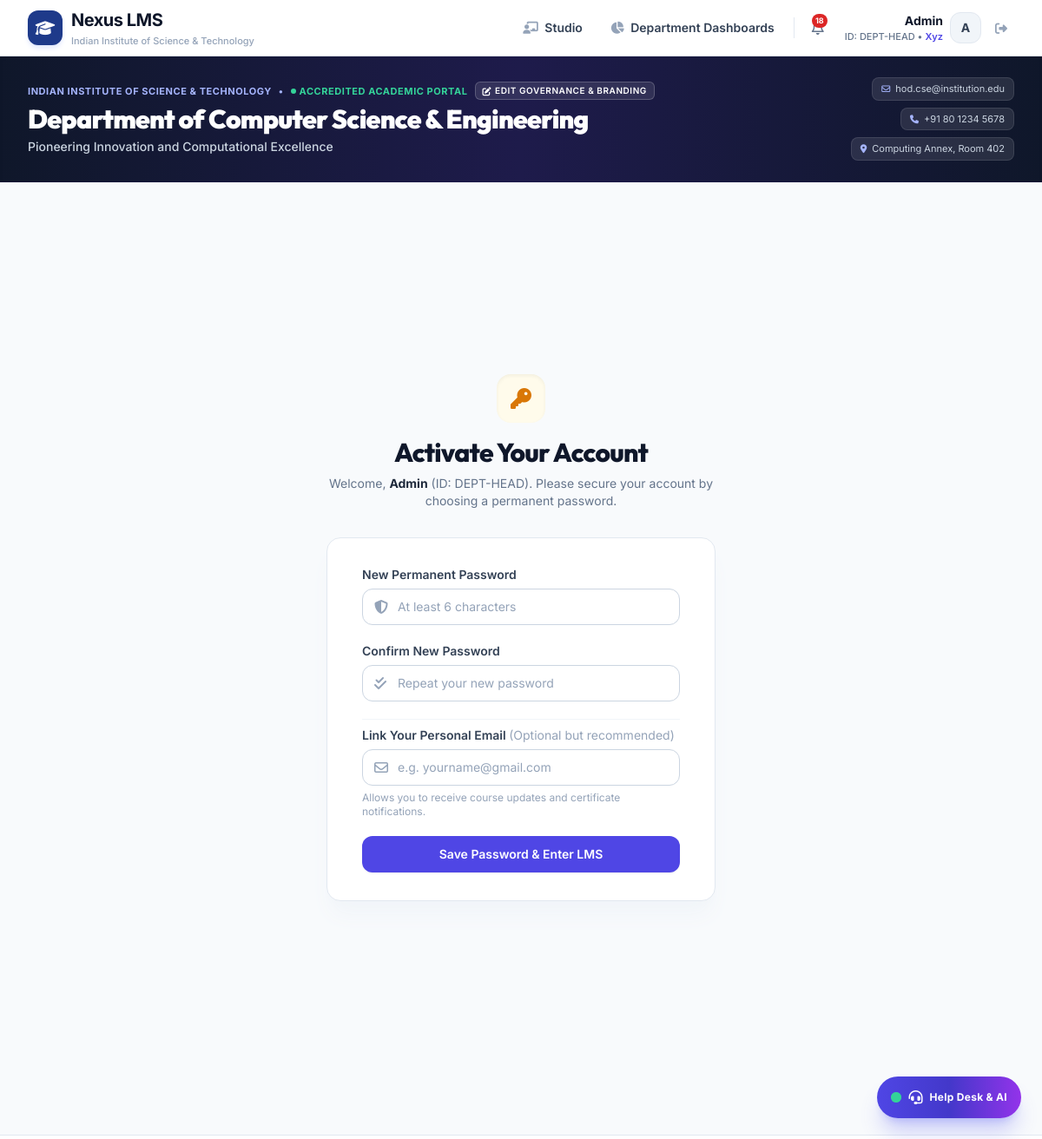
The page /setup-account (signed in) on the database its author committed.
### tables this page shows
CREATE TABLE system_settings (
            key TEXT PRIMARY KEY,
            value TEXT NOT NULL
        );

CREATE TABLE users (
            id INTEGER PRIMARY KEY AUTOINCREMENT,
            user_id TEXT UNIQUE NOT NULL,               -- e.g. "CS2026-001" or "T-JOHN"
            full_name TEXT NOT NULL,
            department TEXT NOT NULL,                  -- e.g. "Computer Science"
            email TEXT UNIQUE,                         -- Can be NULL initially
            password_hash TEXT NOT NULL,
            role TEXT NOT NULL DEFAULT 'student',      -- 'student', 'teacher', 'department_admin'
            must_change_password INTEGER DEFAULT 1,    -- 1 = must reset on first login
            created_at TIMESTAMP DEFAULT CURRENT_TIMESTAMP
        , guardian_name TEXT, school_name TEXT, udise_code TEXT, block TEXT, district TEXT, state TEXT, pincode TEXT, last_active_at TIMESTAMP, normalized_name TEXT, normalized_guardian TEXT, designation TEXT, avatar_url TEXT, phone TEXT, bio TEXT);

### app/routes/auth_routes.py (the view)
@router.get("/setup-account", response_class=HTMLResponse)
async def setup_account_page(request: Request):
    user = get_current_user(request)
    if not user:
        return RedirectResponse(url="/login", status_code=303)
    return templates.TemplateResponse("setup_account.html", {"request": request, "user": user, "error": None})

### app/templates/setup_account.html (shortened to what this page needs)
{% extends "base.html" %}
{% block content %}
<div class="min-h-[80vh] flex flex-col justify-center py-12 sm:px-6 lg:px-8">
    <div class="sm:mx-auto sm:w-full sm:max-w-md text-center">
        <div class="inline-flex items-center justify-center w-14 h-14 rounded-2xl bg-amber-50 text-amber-600 mb-4 shadow-inner">
            <i class="fa-solid fa-key text-2xl"></i>
        </div>
        <h2 class="text-3xl font-extrabold text-slate-900 tracking-tight">Activate Your Account</h2>
        <p class="mt-2 text-sm text-slate-500">
            Welcome, <strong class="text-slate-800">{{ user.full_name }}</strong> (ID: {{ user.user_id }}). Please secure your account by choosing a permanent password.
        </p>
    </div>
    <div class="mt-8 sm:mx-auto sm:w-full sm:max-w-md px-4 sm:px-0">
        <div class="bg-white py-8 px-6 shadow-xl shadow-slate-100 rounded-2xl border border-slate-200 sm:px-10">
            <form class="space-y-5" action="/setup-account" method="POST">
                <div>
                    <label for="new_password" class="block text-sm font-semibold text-slate-700">New Permanent Password</label>
                    <div class="mt-1.5 relative">
                        <div class="absolute inset-y-0 left-0 pl-3.5 flex items-center pointer-events-none text-slate-400">
                        </div>
                        <input id="new_password" name="new_password" type="password" required minlength="6" placeholder="At least 6 characters"
                            class="block w-full pl-10 pr-3 py-2.5 border border-slate-300 rounded-xl text-slate-900 placeholder-slate-400 focus:outline-none focus:ring-2 focus:ring-indigo-500 focus:border-indigo-500 text-sm">
                    </div>
                </div>
                <div>
                    <label for="confirm_password" class="block text-sm font-semibold text-slate-700">Confirm New Password</label>
                    <div class="mt-1.5 relative">
                        <div class="absolute inset-y-0 left-0 pl-3.5 flex items-center pointer-events-none text-slate-400">
                        </div>
                        <input id="confirm_password" name="confirm_password" type="password" required minlength="6" placeholder="Repeat your new password"
                            class="block w-full pl-10 pr-3 py-2.5 border border-slate-300 rounded-xl text-slate-900 placeholder-slate-400 focus:outline-none focus:ring-2 focus:ring-indigo-500 focus:border-indigo-500 text-sm">
                    </div>
                </div>
                <div class="pt-2 border-t border-slate-100">
                    <label for="email" class="block text-sm font-semibold text-slate-700">
                        Link Your Personal Email <span class="text-slate-400 font-normal">(Optional but recommended)</span>
                    </label>
                    <div class="mt-1.5 relative">
                        <div class="absolute inset-y-0 left-0 pl-3.5 flex items-center pointer-events-none text-slate-400">
                        </div>
                        <input id="email" name="email" type="email" placeholder="e.g. yourname@gmail.com"
                            class="block w-full pl-10 pr-3 py-2.5 border border-slate-300 rounded-xl text-slate-900 placeholder-slate-400 focus:outline-none focus:ring-2 focus:ring-indigo-500 focus:border-indigo-500 text-sm">
                    </div>
                    <p class="mt-1.5 text-xs text-slate-400">Allows you to receive course updates and certificate notifications.</p>
                </div>
                <div>
                    <button type="submit"
                        class="w-full flex justify-center py-2.5 px-4 border border-transparent rounded-xl shadow-sm text-sm font-semibold text-white bg-indigo-600 hover:bg-indigo-700 focus:outline-none focus:ring-2 focus:ring-offset-2 focus:ring-indigo-500 transition">
                        Save Password & Enter LMS
                    </button>
                </div>
            </form>
        </div>
    </div>
</div>
{% endblock %}

### app/templates/base.html (shortened to what this page needs)
<!DOCTYPE html>
<html lang="en">
<head>
    {% set brand = get_branding() %}
    <script src="https://cdn.tailwindcss.com"></script>
    <link rel="stylesheet" href="https://cdnjs.cloudflare.com/ajax/libs/font-awesome/6.4.0/css/all.min.css">
</head>
<body class="bg-slate-50 text-slate-800 min-h-screen flex flex-col antialiased">
    {% set brand = get_branding() %}
    <header class="bg-white border-b border-slate-200 sticky top-0 z-40 shadow-xs">
        <div class="max-w-7xl mx-auto px-4 sm:px-6 lg:px-8">
            <div class="flex justify-between h-16 items-center">
                <div class="flex items-center space-x-3">
                    <a href="/" class="flex items-center space-x-2.5">
                        {% if brand.logo_image_url %}
                            <img src="{{ brand.logo_image_url }}" alt="Logo" class="h-10 max-w-[160px] object-contain">
                        {% else %}
                            <div class="w-10 h-10 rounded-xl theme-bg flex items-center justify-center text-white shadow-md shadow-indigo-100">
                                <i class="fa-solid {{ brand.logo_icon or 'fa-graduation-cap' }} text-lg"></i>
                            </div>
                        {% endif %}
                        <div>
                            <span class="text-lg sm:text-xl font-bold text-slate-900 tracking-tight leading-none block">{{ brand.platform_name }}</span>
                            <span class="text-[11px] block text-slate-400 font-medium mt-0.5">{{ brand.institution_name }}</span>
                        </div>
                    </a>
                </div>
                <nav class="flex items-center space-x-2 sm:space-x-3">
                    {% if user %}
                        {% if user.role in ['teacher', 'department_admin', 'dashboard_viewer'] %}
                            {% if user.role in ['teacher', 'department_admin'] %}
                            <a href="/teacher" class="text-xs sm:text-sm font-semibold text-slate-700 hover:text-indigo-600 px-2.5 py-1.5 rounded-lg hover:bg-slate-100 transition">
                                <i class="fa-solid fa-chalkboard-user mr-1 text-slate-400"></i> Studio
                            </a>
                            {% endif %}
                            <a href="/department" class="text-xs sm:text-sm font-semibold text-slate-700 hover:text-indigo-600 px-2.5 py-1.5 rounded-lg hover:bg-slate-100 transition">
                                <i class="fa-solid fa-chart-pie mr-1 text-slate-400"></i> Department Dashboards
                            </a>
                        {% endif %}
                        <div class="relative">
                            <button onclick="toggleNotificationCenter()" id="notifBellBtn" title="Notifications"
                                class="relative text-slate-500 hover:text-indigo-600 p-2 rounded-xl hover:bg-slate-100 transition focus:outline-none">
                                <i class="fa-regular fa-bell text-base"></i>
                                <span id="notifUnreadBadge" class="hidden absolute top-1 right-1 min-w-[16px] h-4 px-1 rounded-full bg-red-600 text-white font-bold text-[9px] flex items-center justify-center">0</span>
                            </button>
                        </div>
                        <div class="flex items-center space-x-2 pl-1">
                            <a href="/profile" class="flex items-center space-x-2 hover:opacity-85 transition group" title="View Profile">
                                <div class="text-right hidden md:block">
                                    <p class="text-xs sm:text-sm font-bold text-slate-900 leading-tight group-hover:text-indigo-600 transition">{{ user.full_name }}</p>
                                    <p class="text-[11px] text-slate-500 font-medium">ID: {{ user.user_id }} &bull; <span class="capitalize font-semibold {% if user.role == 'department_admin' %}text-indigo-600{% elif user.role == 'teacher' %}text-sky-600{% elif user.role == 'dashboard_viewer' %}text-purple-600{% else %}text-slate-600{% endif %}">{{ user.designation or user.role.replace('_', ' ') }}</span></p>
                                </div>
                                <div class="w-8 h-8 sm:w-9 sm:h-9 rounded-xl bg-slate-100 border border-slate-200 flex items-center justify-center font-bold text-slate-700 text-xs sm:text-sm group-hover:border-indigo-300 transition">
                                    {{ user.full_name[0] }}
                                </div>
                            </a>
                            <a href="/logout" title="Sign Out" class="text-slate-400 hover:text-red-600 p-2 rounded-lg hover:bg-red-50 transition">
                                <i class="fa-solid fa-right-from-bracket text-sm"></i>
                            </a>
                        </div>
                    {% else %}
                        <a href="/login" class="inline-flex items-center px-4 py-2 text-xs sm:text-sm font-bold rounded-xl text-white theme-bg shadow-sm transition">
                            Sign In
                        </a>
                    {% endif %}
                </nav>
            </div>
        </div>
    </header>
    <div class="relative bg-gradient-to-r from-slate-900 via-indigo-950 to-slate-900 text-white overflow-hidden shadow-inner border-b border-indigo-950/40">
        <div class="relative z-10 max-w-7xl mx-auto px-4 sm:px-6 lg:px-8 py-5 sm:py-6">
            <div class="flex flex-col md:flex-row md:items-center md:justify-between gap-4">
                <div class="space-y-1 max-w-3xl">
                    <div class="flex items-center space-x-2 text-[11px] font-bold uppercase tracking-wider text-indigo-300">
                        <span>{{ brand.institution_name }}</span>
                        <span>&bull;</span>
                        <span class="text-emerald-400 flex items-center space-x-1">
                            <span class="w-1.5 h-1.5 rounded-full bg-emerald-400 animate-pulse"></span>
                            <span>{{ brand.accreditation_badge or 'Accredited Academic Portal' }}</span>
                        </span>
                        {% if user and user.role == 'department_admin' %}
                        <a href="/department?tab=governance" class="inline-flex items-center space-x-1 px-2 py-0.5 rounded-md bg-white/10 hover:bg-white/20 text-white text-[10px] font-semibold transition border border-white/20">
                            <i class="fa-solid fa-pen-to-square"></i>
                            <span>Edit Governance & Branding</span>
                        </a>
                        {% endif %}
                    </div>
                    <h1 class="text-xl sm:text-2xl md:text-3xl font-black tracking-tight text-white leading-tight">
                        {{ brand.department_name }}
                    </h1>
                    {% if brand.department_tagline %}
                    <p class="text-xs sm:text-sm text-slate-300 font-medium">
                        {{ brand.department_tagline }}
                    </p>
                    {% endif %}
                </div>
                <div class="flex flex-wrap md:flex-col md:items-end gap-2 text-[11px] text-slate-300 shrink-0">
                    {% if brand.contact_email %}
                    <span class="inline-flex items-center space-x-1.5 px-2.5 py-1 rounded-lg bg-white/10 backdrop-blur-xs border border-white/10">
                        <i class="fa-regular fa-envelope text-indigo-300 text-[10px]"></i>
                        <span>{{ brand.contact_email }}</span>
                    </span>
                    {% endif %}
                    {% if brand.contact_phone %}
                    <span class="inline-flex items-center space-x-1.5 px-2.5 py-1 rounded-lg bg-white/10 backdrop-blur-xs border border-white/10">
                        <i class="fa-solid fa-phone text-indigo-300 text-[10px]"></i>
                        <span>{{ brand.contact_phone }}</span>
                    </span>
                    {% endif %}
                    {% if brand.contact_office %}
                    <span class="inline-flex items-center space-x-1.5 px-2.5 py-1 rounded-lg bg-white/10 backdrop-blur-xs border border-white/10">
                        <i class="fa-solid fa-location-dot text-indigo-300 text-[10px]"></i>
                        <span>{{ brand.contact_office }}</span>
                    </span>
                    {% endif %}
                </div>
            </div>
        </div>
    </div>
    <main class="flex-1">
        {% block content %}{% endblock %}
    </main>
    <footer class="bg-white border-t border-slate-200 py-6 mt-12">
    </footer>
    {% if user %}
    <div id="lmsChatbotContainer" class="fixed bottom-6 right-6 z-50">
        <button onclick="toggleLmsChatbot()" id="chatbotToggleBtn"
            class="group flex items-center space-x-2 px-4 py-3 rounded-full bg-gradient-to-r from-indigo-600 via-indigo-700 to-purple-600 text-white shadow-xl shadow-indigo-500/30 hover:scale-105 active:scale-95 transition-all">
            <span class="relative flex h-3 w-3">
                <span class="relative inline-flex rounded-full h-3 w-3 bg-emerald-400"></span>
            </span>
            <i class="fa-solid fa-headset text-base"></i>
            <span class="text-xs font-bold tracking-wide">Help Desk & AI</span>
        </button>
    </div>
    {% endif %}
</body>
</html>

### rows shown on the page
system_settings: platform_name "Nexus LMS"
system_settings: institution_name "Indian Institute of Science & Technology", institution_name "INDIAN INSTITUTE OF SCIENCE & TECHNOLOGY"
users: full_name "Admin", user_id "DEPT-HEAD", designation "Xyz", full_name "A"
system_settings: value "ACCREDITED ACADEMIC PORTAL"
system_settings: department_name "Department of Computer Science & Engineering"
system_settings: department_tagline "Pioneering Innovation and Computational Excellence"
system_settings: contact_email "hod.cse@institution.edu"
system_settings: contact_phone "+91 80 1234 5678"
system_settings: contact_office "Computing Annex, Room 402"
